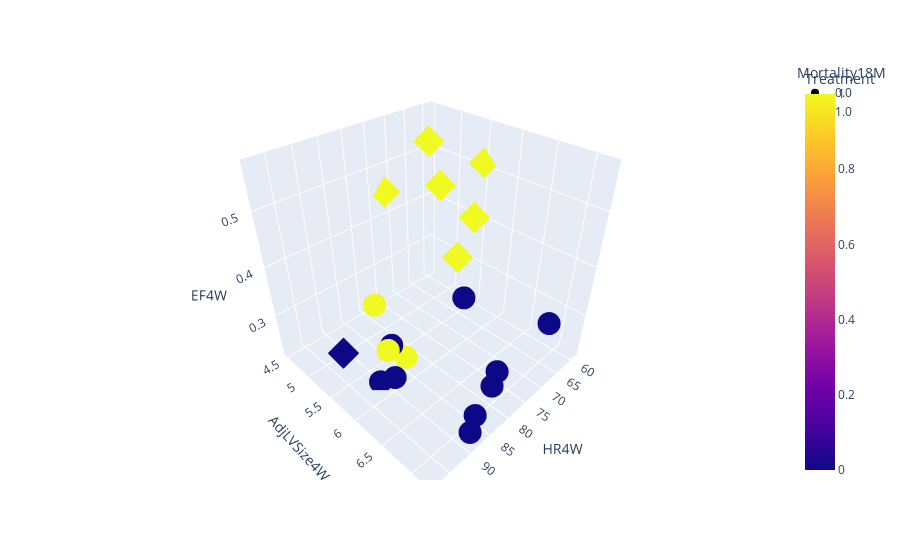

The cell this chart's notebook holds for it:
### Code cell
fig = px.scatter_3d(df, x = df['HR4W'], 
                    y = df['AdjLVSize4W'], z=df['EF4W'],
                    color = 'Treatment', symbol= 'Mortality18M')
  
fig.show()

### Figure 1 — Plotly figure (JSON) as saved in the notebook; plotly's stock layout.template omitted (floating-point values rounded to 4 significant figures)
{"data": [{"hovertemplate": "Mortality18M=0.0<br>HR4W=%{x}<br>AdjLVSize4W=%{y}<br>EF4W=%{z}<br>Treatment=%{marker.color}<extra></extra>", "legendgroup": "0.0", "marker": {"color": [0, 0, 0, 1, 0, 1, 0, 0, 0, 0, 0, 1], "coloraxis": "coloraxis", "symbol": "circle"}, "mode": "markers", "name": "0.0", "scene": "scene", "showlegend": true, "type": "scatter3d", "x": [89, 61, 91, 79, 79, 91, 89, 70, 91, 88, 78, 87], "y": [7.2, 6.9, 5.8, 4.7, 7, 6, 5.9, 5.9, 6.1, 7.2, 6.9, 6], "z": [0.24, 0.27, 0.22, 0.24, 0.28, 0.31, 0.3, 0.3, 0.26, 0.27, 0.23, 0.27]}, {"hovertemplate": "Mortality18M=1.0<br>HR4W=%{x}<br>AdjLVSize4W=%{y}<br>EF4W=%{z}<br>Treatment=%{marker.color}<extra></extra>", "legendgroup": "1.0", "marker": {"color": [1, 1, 1, 1, 1, 1, 1, 0], "coloraxis": "coloraxis", "symbol": "diamond"}, "mode": "markers", "name": "1.0", "scene": "scene", "showlegend": true, "type": "scatter3d", "x": [72, 61, 71, 69, 59, 62, 59, 98], "y": [4.5, 5.5, 5.3, 5.7, 5.5, 4.9, 5.4, 5.8], "z": [0.45, 0.41, 0.57, 0.37, 0.51, 0.45, 0.4, 0.33]}], "layout": {"coloraxis": {"colorbar": {"title": {"text": "Treatment"}}, "colorscale": [[0, "#0d0887"], [0.1111, "#46039f"], [0.2222, "#7201a8"], [0.3333, "#9c179e"], [0.4444, "#bd3786"], [0.5556, "#d8576b"], [0.6667, "#ed7953"], [0.7778, "#fb9f3a"], [0.8889, "#fdca26"], [1, "#f0f921"]]}, "legend": {"title": {"text": "Mortality18M"}, "tracegroupgap": 0}, "margin": {"t": 60}, "scene": {"domain": {"x": [0, 1], "y": [0, 1]}, "xaxis": {"title": {"text": "HR4W"}}, "yaxis": {"title": {"text": "AdjLVSize4W"}}, "zaxis": {"title": {"text": "EF4W"}}}}}
